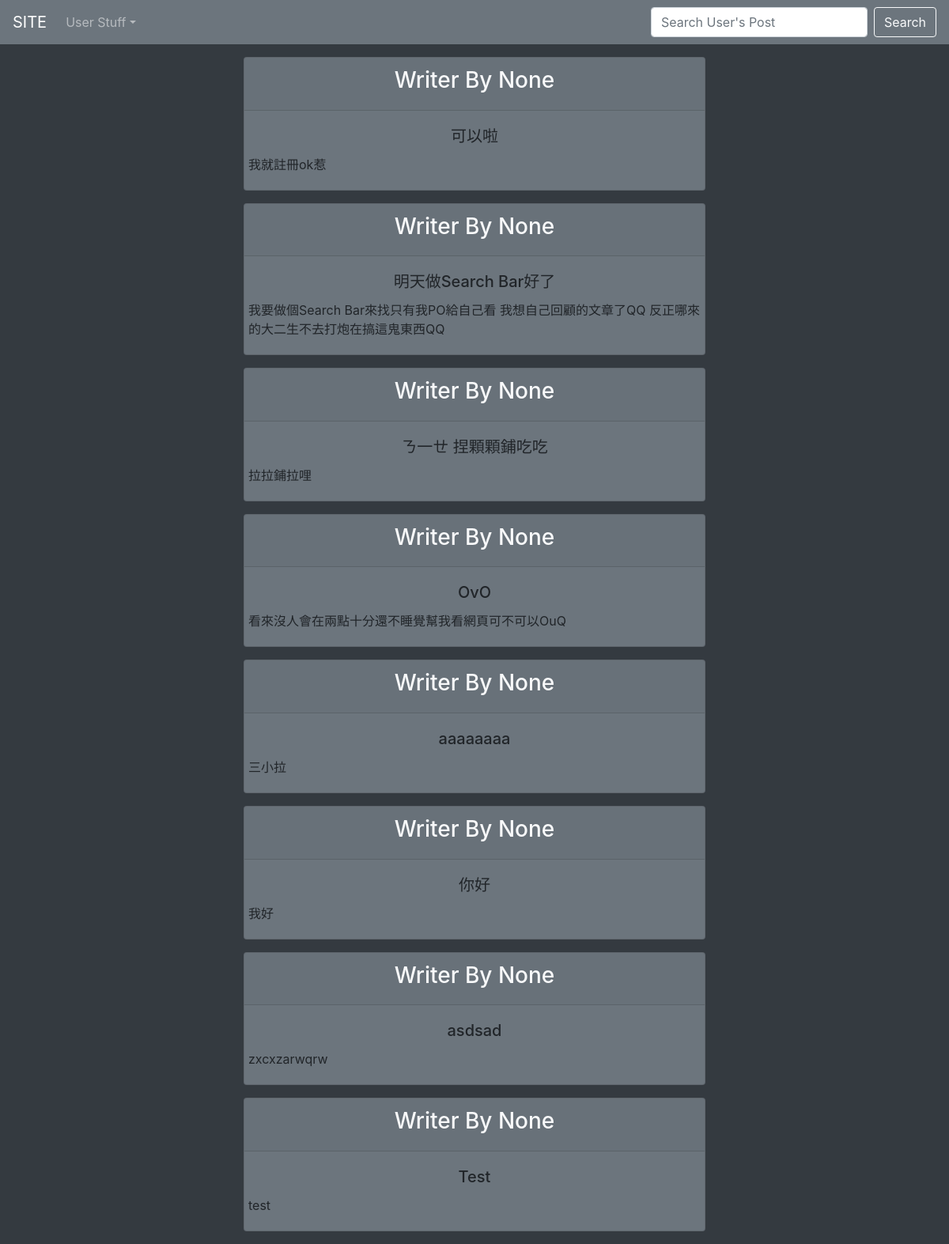
The app's page /, older data.
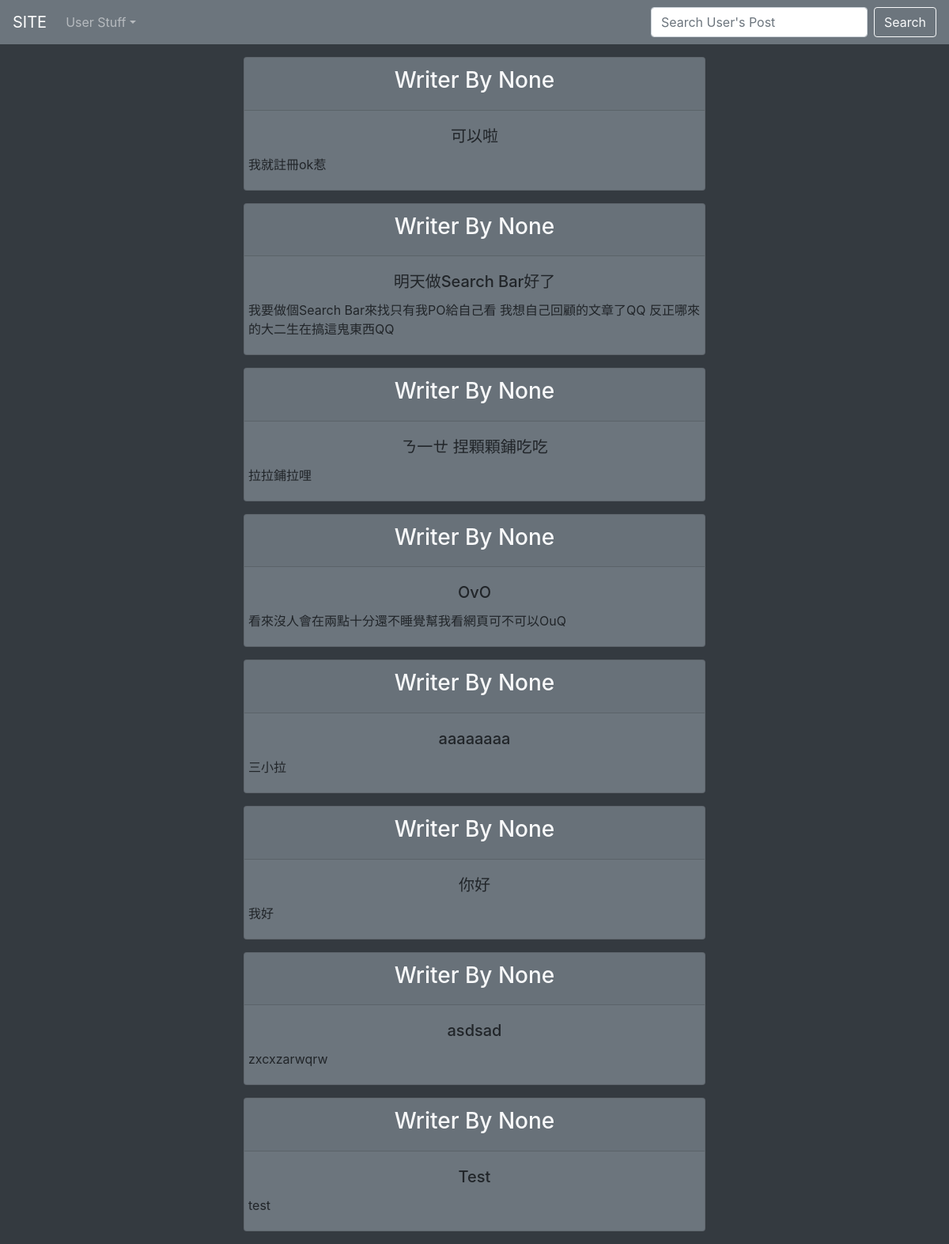
The same page, newer data.
### main_site/models.py (models this page shows, shortened)
class userArticle(models.Model):
    id = models.AutoField(primary_key=True)
    USER = models.ForeignKey(User, on_delete = models.CASCADE,null= True)
    Article_writer = models.CharField(max_length = 255,null=True ,blank = True)
    Article_title = models.CharField(max_length = 255,null=True ,blank = True)
    Article = models.TextField(null=True,blank = True)

### main_site/views.py (the view)
# urls.py: path('',main,name = "index"),
def main(request):
    user_Article_data= userArticle.objects.all()
    if 'search' in request.GET:
        search = request.GET['search']
        user_Article_data = userArticle.objects.filter(Article_writer = search)
    return render(request,'main_site.html',{'user_Article_data':user_Article_data})

### templates/main_site.html (shortened to what this page needs)
<!doctype html>
<html lang="en">
  <head>
    <link rel="stylesheet" href="https://stackpath.bootstrapcdn.com/bootstrap/4.3.1/css/bootstrap.min.css">
  </head>
  <body class="bg-dark">
      <nav class="navbar sticky-top navbar-expand-sm navbar-dark bg-secondary">
            <a class="navbar-brand" href="/">SITE</a>
            <div class="collapse navbar-collapse" id="collapsibleNavId">
                <ul class="navbar-nav mr-auto mt-2 mt-lg-0">
                <li class="nav-item dropdown">
                    <a class="nav-link dropdown-toggle" href="#" id="dropdownId" data-toggle="dropdown" aria-haspopup="true" aria-expanded="false">User Stuff</a>
                </li>
                </ul>
                <form class="form-inline my-2 my-lg-0">
                  <input class="form-control mr-sm-2" type="search" name="search" id="search" placeholder="Search User's Post" aria-label="search">
                  <button class="btn btn-outline-light my-2 my-sm-0"  type="submit">Search</button>
                </form>
            </div>
      </nav>
      {% for user_Article in user_Article_data|slice:"::-1" %}
        <div style= "margin:1rem" class="row justify-content-center">
          <div class="col-sm-6">
            <div class="row card text-center bg-secondary">
                <div class="card-header text-light font-weight-bold">
                    <h3>Writer By {{user_Article.Article_writer}}<h3>
                </div>
                <div class="row">
                  <div class="card-body">
                    <h5 class="card-title">{{user_Article.Article_title}}</h5>
                    <p class="card-text text-lg-left">{{user_Article.Article}}</p>
                  </div>
                </div>
              </div>
            </div>
          </div>
        {% endfor %}
  </body>
</html>

Row changes from the older to the newer data that the page shows:
changed userArticle "明天做Search Bar好了": Article "我要做個Search Bar來找只有我PO給自己看 我想自己回顧的文章了QQ 反正哪來的大二生不去打炮在搞這鬼東西QQ" → "我要做個Search Bar來找只有我PO給自己看 我想自己回顧的文章了QQ 反正哪來的大二生在搞這鬼東西QQ"
